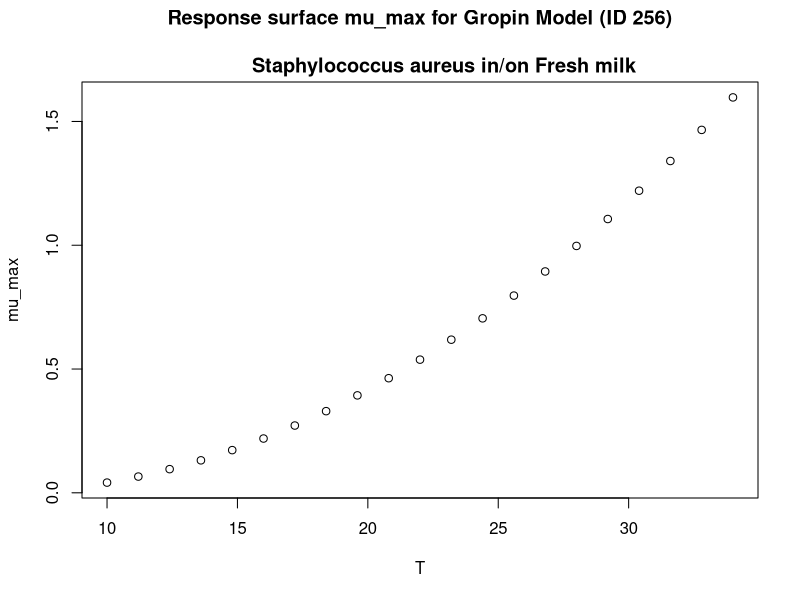

Source code (R):
T <- seq(10,34,length.out=21)
a <- 0.0442
Tmin <- 5.407
visVar1 <- 'T'
visVar2 <- 'NA'
mode <- 'responsesurface'
lagTime <- 10
logIncrease <- 1
logN0 <- 0
logNEnd <- 10
T_kinetic <- 22
simTime <- 50
#############################
# start of Model script
#############################

response_surface <- function(T) {
  (a*(T-Tmin))^2
} 
mumax <- response_surface(T)
time2Xlog <- lagTime + logIncrease/mumax

q0 <- 1/(exp(lagTime)-1)
timesteps <- seq(0,simTime,length.out = 71)

logN_kinetic <- function(mumax) {
  A <- timesteps + (1/mumax)*log((exp(-mumax*timesteps)+q0)/(1+q0))
  logN = logN0 + mumax*A - log(1+((exp(mumax*A)-1)/(exp(logNEnd-logN0))))
  return(logN=logN)
}


timeTotal <- rep(timesteps,times=length(mumax))
TempTotal <-rep(T,each=length(timesteps))
mumaxTotal <-rep(mumax,each=length(timesteps))
logNTotal <- unlist(lapply(mumax, logN_kinetic))

resultTotal <- as.data.frame(cbind(timeTotal,mumaxTotal,logNTotal,TempTotal))
colnames(resultTotal) <- c('time in h',
                           'growthrate in days, polynomial eq.',
                           'log N in CFU/g',
                           'Temperature in C')


# output:
## time2Xlog
## t,logN
## responsesurface
#############################
# End of Model script
#############################

#############################
# start of Visualisation script
#############################



if(mode=='responsesurface') {
  plot(T,mumax,xlab='T',ylab='mu_max',
       main='Response surface mu_max for Gropin Model (ID 256)\n
        Staphylococcus aureus in/on Fresh milk')
}

if(mode=='time2multiply') {
  plot(T,time2Xlog,xlab='T',ylab='time in hours',
       main='Time in h to increase log step for Gropin Model (ID 256)\n
        Staphylococcus aureus in/on Fresh milk')
}

if(mode=='kinetic') {
  # extracting subset chosen by PAR_kinetic
  # for visualization
  subset_logN <- logN_kinetic(response_surface(T_kinetic))
  
  
  # plotting function
  plot(timesteps,subset_logN,xlab='t in h',ylab='log N in CFU/g',
       main='Growth prediction of Gropin Model (ID 256)\n
        Staphylococcus aureus in/on Fresh milk')
  newText <- paste0('parameters: T = ',T_kinetic)
  text(simTime*0.75,subset_logN[1],newText)
}
#############################
# End of Visualisation script
#############################
